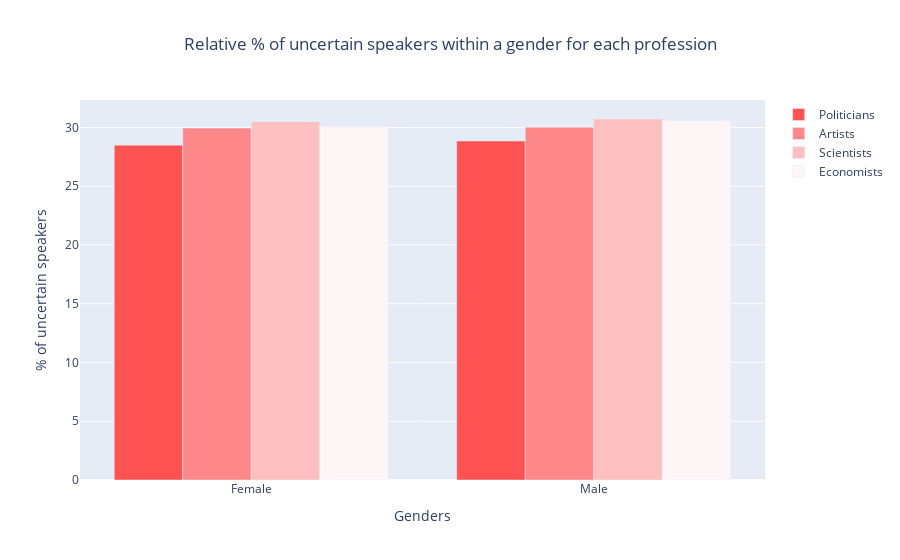

This figure's notebook cell:
### Code cell
trace_pol = go.Bar(x = df_ratio_prof.index, y = df_ratio_prof['politicians'], name = "Politicians", 
                   marker_color = colors[3])
trace_art = go.Bar(x = df_ratio_prof.index, y = df_ratio_prof['artists'], name = "Artists", 
                   marker_color = colors[5])
trace_sci = go.Bar(x = df_ratio_prof.index, y = df_ratio_prof['scientists'], name = "Scientists", 
                   marker_color = colors[7])
trace_eco = go.Bar(x = df_ratio_prof.index, y = df_ratio_prof['economists'], name = "Economists", 
                   marker_color = colors[9])

my_layout = {
    'title': 'Relative % of uncertain speakers within a gender for each profession',
    'xaxis': {'title': 'Genders'},
    'yaxis': {'title': '% of uncertain speakers'},
    }

fig = go.Figure()
fig.add_trace(trace_pol)
fig.add_trace(trace_art)
fig.add_trace(trace_sci)
fig.add_trace(trace_eco)
fig.update_layout(my_layout, title_x=0.5)

fig.show()

### Figure 1 — Plotly figure (JSON) as saved in the notebook; plotly's stock layout.template omitted (floating-point values rounded to 4 significant figures)
{"data": [{"marker": {"color": "#FF5252"}, "name": "Politicians", "type": "bar", "x": ["Female", "Male"], "y": [28.5, 28.86]}, {"marker": {"color": "#FE8889"}, "name": "Artists", "type": "bar", "x": ["Female", "Male"], "y": [29.96, 30.03]}, {"marker": {"color": "#FEBFC0"}, "name": "Scientists", "type": "bar", "x": ["Female", "Male"], "y": [30.5, 30.73]}, {"marker": {"color": "#FEF5F7"}, "name": "Economists", "type": "bar", "x": ["Female", "Male"], "y": [30.09, 30.57]}], "layout": {"title": {"text": "Relative % of uncertain speakers within a gender for each profession", "x": 0.5}, "xaxis": {"title": {"text": "Genders"}}, "yaxis": {"title": {"text": "% of uncertain speakers"}}}}
